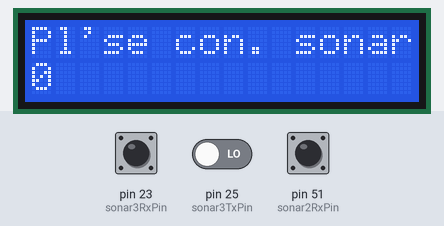
Recording of a sketch running on a simulated Arduino Mega 2560, built with avr-gcc and run on an emulated ATmega2560. Parts: 16×2 character LCD. The inputs (shaded band) are chosen by the test bench; at power-on: pin 23 (sonar3RxPin) LOW, pin 51 (sonar2RxPin) LOW, pin 25 (sonar3TxPin) LOW. What the sketch prints to the serial monitor is not drawn.

Above: at 3.3 s.
3.4 s: pin 23 (sonar3RxPin) pulsed HIGH 2 times (0.12 s each, 0.3 s apart)
At 3.79 s:
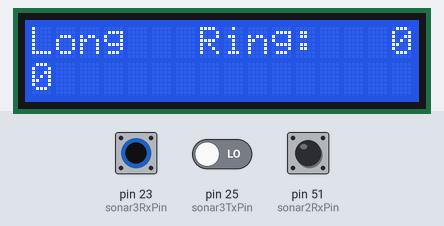
5.5 s: pin 51 (sonar2RxPin) pulsed HIGH 2 times (0.12 s each, 0.3 s apart)
At 6.08 s:
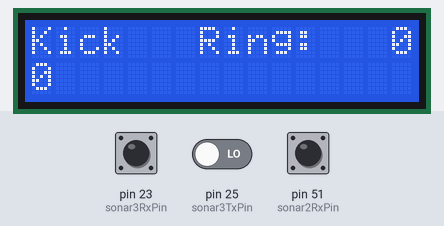
Timing chart, 0 to 8.5 s (numbered marks = the images above; inputs shaded):
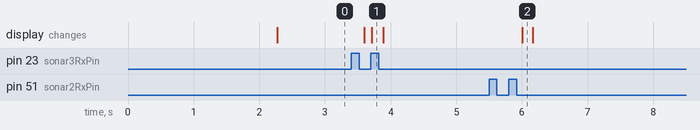

Measured:
- after the input at 3.4 s, the display: first changes after 0.20 s (image 1 shows a later state)
- after the input at 5.5 s, the display: changes after 0.50 s (image 2)

The sketch:

Sonar_CalibV1.6.ino
```cpp
/*
   Sonar Ultrasonic Long Range calibration tool.

Assumes Adafruit-RGB-LCD-Shield-Library

Do a Ultrasonic Sonar measurement and print it to the display.
Continuosly measure the distance and compare if the measured distance stays within a tolerance.
After a defined number of measurements with all distances within tolerance the sonar is stated ok.
 The circuit is described in a schematic document.
 The display pulls In/Out 10 to a voltage level. Out 10 must be separated from the display shield,
 otherwise the sonar measurement on Input 10 doesent work and will allways return 0.


Joe Sanford, Diversey Richmond
January 2018

     June 2018    V. 1.6: Changed speed of sound from 340m/s to 343m/s as this is what is assumed by the GenX+ Prox Code - JDS
                           Added in different LCD Screen functionality back in - JDS
                           Changed GPIO Ports to fit the default ports used in test fixture - JDS
     June 2018    V. 1.42: Ringing time must be below 2100 ms. Decreased margin. Several sonars calibrated show, that there would be massive amount of bad sonars.
                           In production the sonars with 2100 ms acceptance worked fine.
     April 2018   V. 1.41: Check long range sonar ringing time within Proximity board blanking limit of 2.2ms - ringing time must be below 2000ms for margin,
                           Change speed of sound from 333 to 340 m/s - MG
                           Change pulse Duration from 400us to 300us and 70us to have similar behaviour as procimity board
    January 2018  V. 1.5 : Troubleshooting V2, corrected speed of sound 58kHz Sonar - JDS
    January 2018  V. 1.4 : Added in different LCD Screen - JDS
    December 2017 V. 1.32: Sonar stated ok if 80 measurements of a distance are within 0.5% tolerance
    December 2017 V. 1.30: Calibration of three different sonar types with different characteristics


 */

#include <SoftwareSerial.h>   //Software Serial Port
//#include <LiquidCrystal.h>
#include <Wire.h>
#include <Adafruit_RGBLCDShield.h>
#include <utility/Adafruit_MCP23017.h>

Adafruit_RGBLCDShield lcd = Adafruit_RGBLCDShield();

// These #defines make it easy to set the backlight color
#define RED 0x1
#define YELLOW 0x3
#define GREEN 0x2
#define TEAL 0x6
#define BLUE 0x4
#define VIOLET 0x5
#define WHITE 0x7

//LiquidCrystal lcd(8, 9, 4, 5, 6, 7);

const char versionText[17] = "LongRangeV. 1.6 ";

const int speedOfSound = 343;     // the speed of sound is 340 meters per second; Distance to my reference is 9.95 m to wall. With 340m/s I get 9.95 m

const int blankingTimeLongRange = 2100; // the blanking time in Prximity board is defined with 2200 microseconds. The measured ringing time must be smaller than this, otherwise the Prox will detect a stuck sonar.

const int sonar3TxPin = 25;      // the number of the Sonar3 send pin    -- Long Range
const int sonar3RxPin = 23;      // the number of the Sonar3 receive pin     -- Long Range
const int sonar2TxPin = 53;// 37;      // the number of the Sonar2 send pin    -- Kickplate
const int sonar2RxPin = 51;// 39;      // the number of the Sonar2 receive pin    -- Kickplate
const int sonar1TxPin =  23;        // the number of the Sonar1 send pin    -- 58kHz Autostar
const int sonar1RxPin =  25;        // the number of the Sonar1 receive pin    -- 58kHz Autostar

const int numberOfMeasurements = 80;
const int pulseDurationLong = 300;
//const int pulseDurationStd = 125; //pulse duration for some of the 58kHz sonars
const int pulseDurationStd  = 300;
const int pulseDurationKick = 70;
long lastDistance = 0;
long distance = 0;
long gringingMicros = 0;
int  progress = 0;
int  sonarTestNumber = 0;

long measureSonarMicros(int sonarOutputPin, int sonarInputPin, int pulseDuration, int echoNumber, int maxMillis, long& ringingMicros)
{
  // set the Output High for 0.4ms to actiate the sonar:
  digitalWrite(sonarOutputPin, HIGH);
  delayMicroseconds(pulseDuration);

  // set the Output Low to wait for echoes:
  digitalWrite(sonarOutputPin, LOW);

  long starttime = micros();  // Start time measurement after the start pulse.

  ringingMicros = 0;
  long duration = 0;
  long echoDuration = 0;
  int  counter = 0;
  int  lastSonarState = LOW;
  int  actualSonarState = LOW;
  do
  {
    actualSonarState = digitalRead(sonarInputPin);
    duration = micros()-starttime;
    // A sonar reading exists if the sonar pulls the signal LOW.
    // Depending on the sonar type the first time going to zero is not a valid reading and must be ignored.
    if (actualSonarState == LOW && actualSonarState != lastSonarState)
    {
      lastSonarState = actualSonarState;
      counter++;
    }
    else if (actualSonarState == HIGH && counter<echoNumber && actualSonarState != lastSonarState)
    {
      // This is the first time the sonar goes from Low to High, which means the ringing (firing of the sound) is over. The proximity board waits for a defined blanking time.
      // If the ringing takes longer than the blanking time the Proximity board will detect a stuck reading. Here we measure the duration of the ringing time.
      lastSonarState = actualSonarState;
      ringingMicros = duration + pulseDuration; // the pulseDuration microseconds must be added because the blanking time is defined in the Prox from the beginning of the Firing pulse.
    }
    else if (actualSonarState != lastSonarState)
    {
      lastSonarState = actualSonarState;
    }
    if (counter >= echoNumber && 0 == echoDuration)
    {
      echoDuration = duration;
    }
  }
  while (duration < ((long) maxMillis)*1000);
  return echoDuration;
}

long microsToMillis(long microsec)
{
  return microsec*speedOfSound/2000;
}

void showProgress()
{
  if (progress > 0)
  {
    lcd.setCursor(6, 1);
    lcd.setBacklight(RED);
    lcd.print("-");
  }
  if (progress > numberOfMeasurements/8)
  {
    lcd.setCursor(7, 1);
    lcd.setBacklight(RED);
    lcd.print("-");
  }
  if (progress > numberOfMeasurements/8*2)
  {
    lcd.setCursor(8, 1);
    lcd.setBacklight(RED);
    lcd.print("-");
  }
  if (progress > numberOfMeasurements/8*3)
  {
    lcd.setCursor(9, 1);
    lcd.setBacklight(RED);
    lcd.print("-");
  }
  if (progress > numberOfMeasurements/8*4)
  {
    lcd.setCursor(10, 1);
    lcd.setBacklight(RED);
    lcd.print("-");
  }
  if (progress > numberOfMeasurements/8*5)
  {
    lcd.setCursor(11, 1);
    lcd.setBacklight(RED);
    lcd.print("-");
  }
  if (progress > numberOfMeasurements/8*6)
  {
    lcd.setCursor(12, 1);
    lcd.setBacklight(RED);
    lcd.print("-");
  }
  if (progress > numberOfMeasurements/8*7)
  {
    lcd.setCursor(13, 1);
    lcd.setBacklight(GREEN);
    lcd.print(">OK");
    Serial.println(">OK");
    delay(500);
  }
}

void setup() {
  // set the digital pin as output:
  pinMode(sonar3TxPin, OUTPUT);
  pinMode(sonar2TxPin, OUTPUT);
  pinMode(sonar1TxPin, OUTPUT);
  pinMode(sonar3RxPin, INPUT);
  pinMode(sonar2RxPin, INPUT);
  pinMode(sonar1RxPin, INPUT);

  Serial.begin(57600);

  lcd.begin(16,2);
  lcd.clear();
  lcd.setCursor(0, 0);
  lcd.println(versionText);
  Serial.println(versionText);
  Serial.println("Sonar Calibration");
  lcd.setCursor(0, 1);
  lcd.println("Distances in mm ");
  delay(2000);
}

/* example of display:
 *  "Long   Ring:1753"
 *  "9963  ------->OK"
 */

void loop()
{
  // Long range sonar can measure every 60 milliseconds, valid distance on first going low; min: 350mm, max: 9999mm
  distance = microsToMillis(measureSonarMicros(sonar3TxPin, sonar3RxPin, pulseDurationLong, 1, 80, gringingMicros));
  if (distance > 0)
  {
    sonarTestNumber = 3;
    lcd.setCursor(0, 0);
    lcd.print("Long   Ring:    ");
  }
  else
  {
    // Kickplate sonar can measure every 30 milliseconds, valid distance on first going low; min: 100mm, max: 2000mm
    distance = microsToMillis(measureSonarMicros(sonar2TxPin, sonar2RxPin, pulseDurationKick, 1, 30, gringingMicros));
    if (distance > 0)
    {
      sonarTestNumber = 2;
      lcd.setCursor(0, 0);
      lcd.print("Kick   Ring:    ");
    }
    else
    {
      // Standard sonar can measure every 30 milliseconds, valid distance on second going low; min: 300mm, max: 2500mm
      distance = microsToMillis(measureSonarMicros(sonar1TxPin, sonar1RxPin, pulseDurationStd, 2, 30, gringingMicros));
      if (distance > 0)
      {
        sonarTestNumber = 1;
        lcd.setCursor(0, 0);
        lcd.print("Std    Ring:    ");
      }
      else
      {
        sonarTestNumber = 0;
        lcd.setCursor(0, 0);
        lcd.print("Pl'se con. sonar");
      }
    }
  }

  // now do a continuos testing on this sonar to see if it's within tolerance.
  do
  {
    if (3 == sonarTestNumber)
    {
      // Long range sonar can measure every 60 milliseconds, valid distance on first going low; min: 350mm, max: 9999mm
      distance = microsToMillis(measureSonarMicros(sonar3TxPin, sonar3RxPin, pulseDurationLong, 1, 100, gringingMicros));
      Serial.print("Long: ");
      if(gringingMicros > blankingTimeLongRange)  // The measured ringing time must be smaller than the blanking time, otherwise the Prox will detect a stuck sonar.
      {
        lcd.setCursor(0, 0);
        lcd.setBacklight(RED);
        lcd.print("Err! ");
        lcd.setCursor(12, 0);
        lcd.print(gringingMicros);
        delay(1000);
      }
    }
    else if (2 == sonarTestNumber)
    {
      // Kickplate sonar can measure every 30 milliseconds, valid distance on first going low; min: 100mm, max: 2000mm
      distance = microsToMillis(measureSonarMicros(sonar2TxPin, sonar2RxPin, pulseDurationKick, 1, 30, gringingMicros));
      Serial.print("Kick: ");
    }
    else if (1 == sonarTestNumber)
    {
      // Standard sonar can measure every 30 milliseconds, valid distance on second going low; min: 300mm, max: 2500mm
      distance = microsToMillis(measureSonarMicros(sonar1TxPin, sonar1RxPin, pulseDurationStd, 2, 30, gringingMicros));
      Serial.print("Std:  ");
    }
    else if (0 == sonarTestNumber)
    {
      Serial.print("Pl'se con. sonar: ");
    }

    Serial.print(distance);
    Serial.print(", Ringing time: ");
    Serial.println(gringingMicros);

    lcd.setCursor(0, 1);
    lcd.print("     ");       // blank the screen before the new measurement value.
    lcd.setCursor(0, 1);
    lcd.print(distance);

    if (sonarTestNumber > 0)
    {
      char float_str[5];
      dtostrf(gringingMicros,4,0,float_str);
      lcd.setCursor(12, 0);
      lcd.print(float_str);
    }

    showProgress();
    progress++;
  }
  // do this while the measured distance stays within 0.5% of the last value.
  while (    (distance < (lastDistance + lastDistance * 0.005) )
           &&(distance > (lastDistance - lastDistance * 0.005) )
           &&(distance > 0)   );

  lastDistance = distance;
  progress = 0;
  lcd.setCursor(5, 1);
  lcd.print("           ");       // blank the screen before the new measurement value.
}
```
